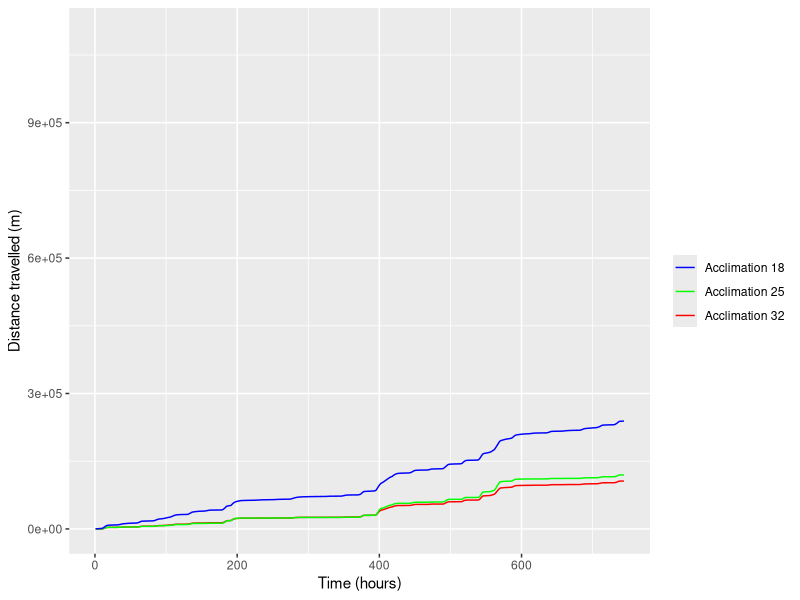
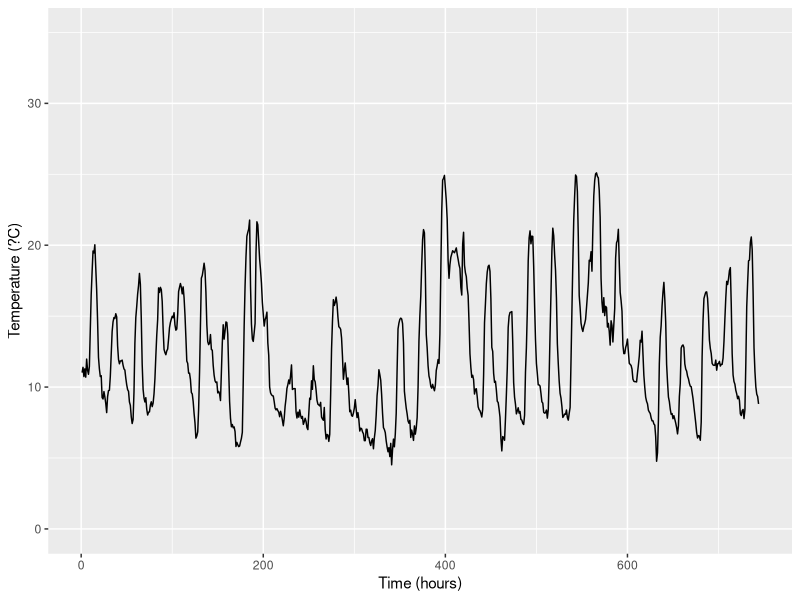

Here is the R script that generated these plots, in order: (Note: this script raises an error after producing the figures.)
setwd("Documents/R/Movement rate modeling/Spread rate/Data/")
getwd()

#Install Packages
install.packages("ggplot2")

#Load Packages
library(ggplot2)

#Load data

df <- read.csv("Spread_rate_Jul.csv", header = TRUE, sep=";")

df$Acclimation <- as.character(df$Acclimation)  

df18 <- subset(df, Acclimation == 18)

df25 <- subset(df, Acclimation == 25)

df32 <- subset(df, Acclimation == 32)

#Plot data
p3 <- ggplot()+
  geom_line(data=df32, aes(x=Time, y=Distance_travelled_acc, color="Acclimation 32"))+
  geom_line(data=df25, aes(x=Time, y=Distance_travelled_acc, color="Acclimation 25"))+
  geom_line(data=df18, aes(x=Time, y=Distance_travelled_acc, color="Acclimation 18"))+
  labs(y = 'Distance travelled (m)',
       x= 'Time (hours)',
       color = "")+
  scale_colour_manual(values = c("blue", "green", "red"))+
theme(legend.title = element_text("Acclimation"))+
  ylim(0, 1100000)

#View plot
p3

#Plot data
p4 <- ggplot()+
  geom_line(data=df, aes(x=Time, y=Temp))+
  labs(y = 'Temperature (?C)',
       x= 'Time (hours)')+
  ylim(0,35)

#View plot
p4

#Combine plots
p4+p3

#Combine plots
p4 + p3

#Save plots: Size 850 width, do not keep aspect ra